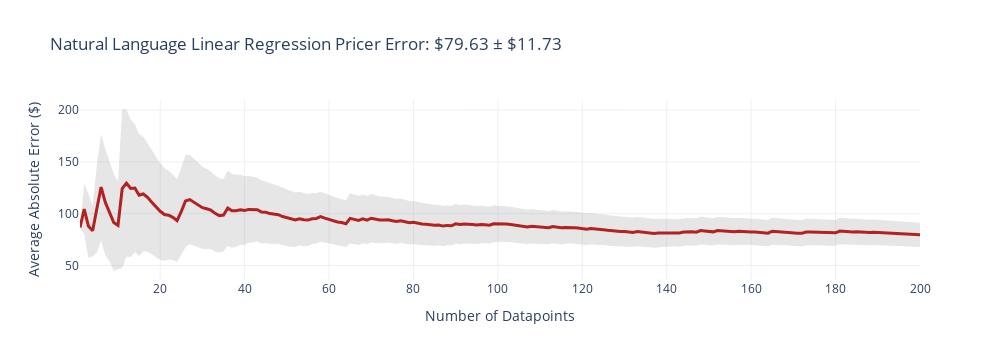
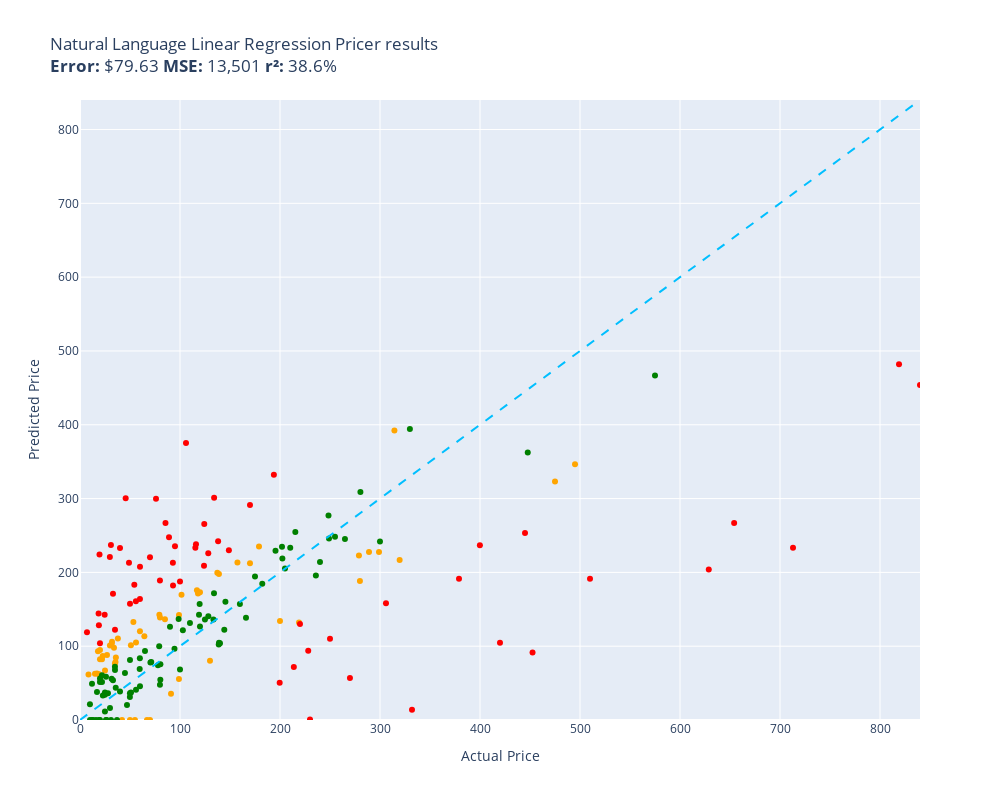

Source (notebook cell) for these figures, in order:
### Code cell
evaluate(natural_language_linear_regression_pricer, test)

### Figure 1 — Plotly figure (JSON) as saved in the notebook; plotly's stock layout.template omitted (floating-point values rounded to 4 significant figures; data arrays with more than 128 entries replaced by an {"elided": "..."} marker saying what was removed)
{"data": [{"fill": "toself", "fillcolor": "rgba(128,128,128,0.2)", "hoverinfo": "skip", "line": {"color": "rgba(255,255,255,0)"}, "name": "95% CI", "showlegend": false, "type": "scatter", "x": {"elided": "400 int values"}, "y": {"elided": "400 float values"}}, {"customdata": {"elided": "200x1 float values"}, "hovertemplate": "n=%{x}<br>Avg Error=$%{y:,.2f}<br>±95% CI=$%{customdata[0]:,.2f}<extra></extra>", "line": {"color": "firebrick", "width": 3}, "mode": "lines", "name": "Cumulative Avg Error", "type": "scatter", "x": {"elided": "200 int values"}, "y": {"elided": "200 float values"}}], "layout": {"height": 360, "showlegend": false, "title": {"text": "Natural Language Linear Regression Pricer Error: $79.63 ± $11.73"}, "width": 1000, "xaxis": {"title": {"text": "Number of Datapoints"}}, "yaxis": {"title": {"text": "Average Absolute Error ($)"}}}}

### Figure 2 — Plotly figure (JSON) as saved in the notebook; plotly's stock layout.template omitted (floating-point values rounded to 4 significant figures)
{"data": [{"customdata": [["Old Blood Noise Excess V2 Distortion Cho...\nGuess=$132.25 Actual=$219.00"], ["NewPower99 Battery Kit for Samsung Galax...\nGuess=$0.00 Actual=$54.95"], ["EXMAX NG-10X Fresnel Lens Focusing Adapt...\nGuess=$0.00 Actual=$69.98"], ["46mm Digital Pro High-Resolution Close-U...\nGuess=$82.37 Actual=$19.99"], ["GJY Portable TV,10.6 inch Mini TV for AT...\nGuess=$142.71 Actual=$79.36"], ["HK SYSTEMS 13\" Heavy Duty Black \"Push\" O...\nGuess=$136.35 Actual=$84.95"], ["Mini PC, Kinupute Desktop Computer E3-12...\nGuess=$346.55 Actual=$495.00"], ["10GBase-LR SFP+ Transceiver, Handar 10GB...\nGuess=$94.92 Actual=$19.99"], ["Deco Mount Pro Tripod Microphone Stand w...\nGuess=$120.16 Actual=$59.95"], ["Southwire 120V/15A Right Angle User Atta...\nGuess=$110.50 Actual=$37.87"], ["DALDED LED Light Kit for Lego Sonic Gree...\nGuess=$66.99 Actual=$24.99"], ["152MM Hole Saws M42 Bi-Metal High Speed ...\nGuess=$93.11 Actual=$17.99"], ["Baseball Backpacks Large 18 Inch Bookbag...\nGuess=$103.24 Actual=$31.77"], ["Adams Check Payment and Deposit Register...\nGuess=$78.51 Actual=$35.49"], ["3D Tree Hole Branches 075 Stair Risers D...\nGuess=$80.29 Actual=$129.99"], ["KOHLER 18865-CP Filtered Water Faucet, P...\nGuess=$323.15 Actual=$475.00"], ["Projector, CRAZVIEW Projector with WiFi ...\nGuess=$132.74 Actual=$53.40"], ["Festool 492370 Platin 2 S1000 Grit 6-Inc...\nGuess=$35.43 Actual=$91.00"], ["Miyaya@ Funny Animal Masks Collection fo...\nGuess=$63.03 Actual=$16.99"], ["Trail Gear Twin Stick Kit for Top Shift ...\nGuess=$188.22 Actual=$279.92"], ["Beck/Arnley 0421945 Air Filter\nGuess=$84.66 Actual=$35.87"], ["Ceramic Talavera Mexican Tile 4x4\", 9 Pi...\nGuess=$100.90 Actual=$29.95"], ["Marvel Legends Series X-Men 6-Inch Archa...\nGuess=$55.71 Actual=$98.95"], ["Intrepid International Dressage Letters-...\nGuess=$87.94 Actual=$26.99"], ["EMART Photography C Stand with Boom Arm,...\nGuess=$173.01 Actual=$119.99"], ["Replacement Remote Control for PANASONIC...\nGuess=$76.47 Actual=$34.95"], ["KS K-STORM Replacement Silicone Mushroom...\nGuess=$61.68 Actual=$8.50"], ["LSSAGOON Backpack for Women Teen Kids Gi...\nGuess=$97.97 Actual=$33.99"], ["Grey Pneumatic 1311SD Impact Socket Set\nGuess=$213.45 Actual=$157.43"], ["4pc Wheel Spacers Adapters 4\" (2inch Per...\nGuess=$175.78 Actual=$116.95"], ["LSI Broadcom SAS 9300-8i 8-port 12Gb/s S...\nGuess=$171.51 Actual=$118.00"], ["Mikrotik RB3011UIAS-RM RouterBOARD 10xGi...\nGuess=$227.71 Actual=$299.00"], ["AC Compressor & A/C Kit For BMW 335i 335...\nGuess=$392.18 Actual=$314.41"], ["Linkloos Solar Street Lights Outdoor Wat...\nGuess=$105.03 Actual=$55.99"], ["Universal Power Group 12V 100Ah Sealed L...\nGuess=$134.25 Actual=$199.99"], ["Auertech Portable Washing Machine, 14lbs...\nGuess=$142.27 Actual=$98.99"], ["18 Inch White Undermount Kitchen Sink - ...\nGuess=$235.01 Actual=$179.00"], ["New Replacement seat cover fits Yamaha M...\nGuess=$197.76 Actual=$138.95"], ["Evan Fischer Radiator Cooling Fan Assemb...\nGuess=$199.38 Actual=$137.34"], ["Raspberry Pi 3 Model B+ Aluminum Case Me...\nGuess=$62.72 Actual=$14.99"], ["LCD Screen for Dell Inspiron 17R 17.3\" H...\nGuess=$113.52 Actual=$64.37"], ["CTLAMP XL-2100 Professional Quality XL-2...\nGuess=$105.98 Actual=$32.00"], ["Baumgartens Sicurix Blank PVC ID Cards (...\nGuess=$61.81 Actual=$19.11"], ["VIPMOTOZ Sequential Turn Signal Premium ...\nGuess=$223.02 Actual=$278.94"], ["Venom Power Terra Hunter R/T+ R/T All-Te...\nGuess=$216.69 Actual=$319.65"], ["Audio Techinca ATW-T1002 System 10 Handh...\nGuess=$227.65 Actual=$289.00"], ["LD Compatible Ink Cartridge Replacement ...\nGuess=$0.00 Actual=$41.99"], ["BXYJY for Samsung Galaxy Z Fold 3 Case w...\nGuess=$0.00 Actual=$49.99"], ["sabermaster TCG Playmat yugioh playmat T...\nGuess=$82.32 Actual=$21.99"], ["Star Wars Die-Cast Metal TITANIUM Series...\nGuess=$86.77 Actual=$22.70"], ["DuraGo BR5330 Front Vented Disc Brake Ro...\nGuess=$169.69 Actual=$101.51"], ["KZ ZS10 Pro in Ear Monitor Headphone KZ ...\nGuess=$0.00 Actual=$66.99"], ["Pyle 2x120 Watt Home Audio Speaker Power...\nGuess=$101.16 Actual=$50.92"], ["MonMount Triple Monitor Stand Freestandi...\nGuess=$138.94 Actual=$79.99"], ["Xiaomi Redmi 10 2022 NFC 4G LTE (128GB +...\nGuess=$212.43 Actual=$169.99"]], "hovertemplate": "%{customdata[0]}<extra></extra>", "legendgroup": "orange", "marker": {"color": "orange", "size": 6, "symbol": "circle"}, "mode": "markers", "name": "orange", "orientation": "v", "showlegend": true, "type": "scatter", "x": [219.0, 54.95, 69.98, 19.99, 79.36, 84.95, 495.0, 19.99, 59.95, 37.87, 24.99, 17.99, 31.77, 35.49, 130.0, 475.0, 53.4, 91.0, 16.99, 279.9, 35.87, 29.95, 98.95, 26.99, 120.0, 34.95, 8.5, 33.99, 157.4, 117.0, 118.0, 299.0, 314.4, 55.99, 200.0, 98.99, 179.0, 138.9, 137.3, 14.99, 64.37, 32.0, 19.11, 278.9, 319.6, 289.0, 41.99, 49.99, 21.99, 22.7, 101.5, 66.99, 50.92, 79.99, 170.0], "xaxis": "x", "y": [132.3, 0.0, 0.0, 82.37, 142.7, 136.4, 346.6, 94.92, 120.2, 110.5, 66.99, 93.11, 103.2, 78.51, 80.29, 323.1, 132.7, 35.43, 63.03, 188.2, 84.66, 100.9, 55.71, 87.94, 173.0, 76.47, 61.68, 97.97, 213.5, 175.8, 171.5, 227.7, 392.2, 105.0, 134.2, 142.3, 235.0, 197.8, 199.4, 62.72, 113.5, 106.0, 61.81, 223.0, 216.7, 227.6, 0.0, 0.0, 82.32, 86.77, 169.7, 0.0, 101.2, 138.9, 212.4], "yaxis": "y"}, {"customdata": [["telpo Headlight Assembly Fit For 15 Camr...\nGuess=$238.19 Actual=$115.99"], ["Stand for Raven Pro Document Scanner - P...\nGuess=$220.94 Actual=$29.85"], ["RBC12-UPC Replacement Battery Cartridge ...\nGuess=$0.75 Actual=$229.99"], ["Bam France 2002XL Contoured Hightech Bla...\nGuess=$233.44 Actual=$713.00"], ["Metabo HPT 36V MultiVolt™ Cordless Rotar...\nGuess=$191.43 Actual=$379.00"], ["Innovative Percussion CB-6 Chamois Bass ...\nGuess=$183.37 Actual=$54.32"], ["LOVE MEI Galaxy S10 Lite Case, Military ...\nGuess=$170.92 Actual=$32.98"], ["CORSAIR Dominator Platinum RGB 32GB (2x1...\nGuess=$208.84 Actual=$124.00"], ["Bam Trekking 3027SB Single Black Clarine...\nGuess=$13.81 Actual=$332.00"], ["DEWALT 20V MAX* XR Impact Driver with Bl...\nGuess=$91.40 Actual=$452.53"], ["Scranton & Co 3 Drawer Mobile File Cabin...\nGuess=$233.23 Actual=$115.35"], ["Canon EOS Rebel T7 Digital SLR Camera wi...\nGuess=$481.92 Actual=$819.00"], ["Task T24287 Roman Ogee Router Bit with 1...\nGuess=$160.93 Actual=$55.88"], ["Travelpro Platinum Elite Slim Business L...\nGuess=$71.88 Actual=$213.83"], ["JRready ST6313 DT Deutsch Connector Kit,...\nGuess=$50.60 Actual=$199.68"], ["15\" Locking Shower Head Extension Arm in...\nGuess=$189.13 Actual=$79.95"], ["Mylites+ Standard Comic Book Mylar Sleev...\nGuess=$122.39 Actual=$34.99"], ["Dakota Alert MURS Alert Probe Sensor - M...\nGuess=$130.02 Actual=$219.99"], ["Diversitech WG840585 Motor, (Ddb) 1/3Hp,...\nGuess=$301.18 Actual=$134.12"], ["Retevis RT68 Soft Earhook Walkie Talkie ...\nGuess=$119.04 Actual=$6.99"], ["MC: Pindicator (Dual Intensity Amber)\nGuess=$232.96 Actual=$40.00"], ["Poison Spyder 10-08-020 Rocker Knocker\nGuess=$204.02 Actual=$628.76"], ["Lighted Triangle Mirror Cabinet Bathroom...\nGuess=$253.38 Actual=$445.00"], ["BESTILL Wall Mounted Shower Faucet Set, ...\nGuess=$299.82 Actual=$76.00"], ["Engine Thermostat, Replace 19301-PAA-306...\nGuess=$128.39 Actual=$18.89"], ["Dell Optiplex 390 Desktop Computer i3 3....\nGuess=$265.70 Actual=$124.27"], ["Neporal Full Spectrum Light Bulb, 6000K ...\nGuess=$144.25 Actual=$18.59"], ["LEGO Marvel Avengers War Machine Buster ...\nGuess=$163.98 Actual=$59.95"], ["Kingston Brass KS269SN Kingston Clawfoot...\nGuess=$158.32 Actual=$305.99"], ["KOHLER K-1185540-CP Assembly-Slider\nGuess=$300.38 Actual=$45.67"], ["Trim Kit for 2-handle Shower & Tub Valve...\nGuess=$235.49 Actual=$94.99"], ["iPhone 12/12 Pro Nicaragua Guardabarranc...\nGuess=$104.11 Actual=$19.97"], ["Pioneer 2AM401-BN Two Handle Kitchen Fau...\nGuess=$93.75 Actual=$228.22"], ["Aeromotive 13304 Regulator, X1 Adjustabl...\nGuess=$57.02 Actual=$269.95"], ["4LT LUMINETTE Vanity Opal GLS BSN\nGuess=$187.70 Actual=$99.99"], ["Canon Sure Shot 90u 35mm Date Camera\nGuess=$236.69 Actual=$399.89"], ["Wilkinson LOW GAUSS Vintage Tone Strat S...\nGuess=$237.22 Actual=$30.93"], ["Ibanez M510OVS Acoustic Mandolin in Vint...\nGuess=$291.41 Actual=$169.99"], ["Berta (6 Pieces) 1-1/4 inch Overlay, 90 ...\nGuess=$142.64 Actual=$24.66"], ["CradlePoint Compact Broadband Router (CB...\nGuess=$247.66 Actual=$89.00"], ["ECCPP Power Steering Pump for 2009-2010 ...\nGuess=$266.81 Actual=$85.48"], ["Skullcandy Hesh Evo Bluetooth Headphones...\nGuess=$220.41 Actual=$69.99"], ["ROHL WSGUM3018WH Wire Sink Grids, White\nGuess=$225.92 Actual=$128.28"], ["ASUS VY279HE-W 27” 1080P Monitor - White...\nGuess=$242.07 Actual=$138.10"], ["Music Hall pa15.3 MM/MC Phono Preamplifi...\nGuess=$110.08 Actual=$250.00"], ["Lorell Bell Chair Glide, 2.5\", Black\nGuess=$224.24 Actual=$19.50"], ["4 Inches Rolled Muffler Tip Catback Exha...\nGuess=$332.19 Actual=$193.88"], ["Competition Clutch Disc and Pressure Pla...\nGuess=$191.37 Actual=$510.00"], ["KUNFINE Android Radio CarPlay & Android ...\nGuess=$375.17 Actual=$106.00"], ["A-Premium Front Suspension Steering Knuc...\nGuess=$213.17 Actual=$48.99"], ["Dell XPS 13 9343-2727SLV 13.3\" Full HD S...\nGuess=$453.96 Actual=$839.99"], ["Pacific Drums PDCM1618TTRB 16 x 18 Inche...\nGuess=$104.52 Actual=$419.99"], ["Vinyl Soft Top Roll-up Adjustable Truck ...\nGuess=$230.09 Actual=$148.88"], ["Samsung DA97-07603B Freezer Ice Maker As...\nGuess=$182.15 Actual=$93.02"], ["Blanco 230966 Valea Stainless Steel Sink...\nGuess=$213.05 Actual=$92.88"], ["Empava 24\" Single Wall Ovens 10 Cooking ...\nGuess=$266.79 Actual=$654.14"], ["Viola Bow 4/4 Full Size Carbon Fiber (Bl...\nGuess=$157.43 Actual=$49.99"], ["Fender Hendrix Voodoo Child Coiled Instr...\nGuess=$207.74 Actual=$59.99"]], "hovertemplate": "%{customdata[0]}<extra></extra>", "legendgroup": "red", "marker": {"color": "red", "size": 6, "symbol": "circle"}, "mode": "markers", "name": "red", "orientation": "v", "showlegend": true, "type": "scatter", "x": [116.0, 29.85, 230.0, 713.0, 379.0, 54.32, 32.98, 124.0, 332.0, 452.5, 115.3, 819.0, 55.88, 213.8, 199.7, 79.95, 34.99, 220.0, 134.1, 6.99, 40.0, 628.8, 445.0, 76.0, 18.89, 124.3, 18.59, 59.95, 306.0, 45.67, 94.99, 19.97, 228.2, 269.9, 99.99, 399.9, 30.93, 170.0, 24.66, 89.0, 85.48, 69.99, 128.3, 138.1, 250.0, 19.5, 193.9, 510.0, 106.0, 48.99, 840.0, 420.0, 148.9, 93.02, 92.88, 654.1, 49.99, 59.99], "xaxis": "x", "y": [238.2, 220.9, 0.7483, 233.4, 191.4, 183.4, 170.9, 208.8, 13.81, 91.4, 233.2, 481.9, 160.9, 71.88, 50.6, 189.1, 122.4, 130.0, 301.2, 119.0, 233.0, 204.0, 253.4, 299.8, 128.4, 265.7, 144.2, 164.0, 158.3, 300.4, 235.5, 104.1, 93.75, 57.02, 187.7, 236.7, 237.2, 291.4, 142.6, 247.7, 266.8, 220.4, 225.9, 242.1, 110.1, 224.2, 332.2, 191.4, 375.2, 213.2, 454.0, 104.5, 230.1, 182.1, 213.1, 266.8, 157.4, 207.7], "yaxis": "y"}, {"customdata": [["SuppliesOutlet Compatible Toner Cartridg...\nGuess=$122.42 Actual=$144.29"], ["ACDelco GM Original Equipment FW339 Fron...\nGuess=$254.62 Actual=$215.33"], ["8544771 Dryer Heating Element, 279816 Th...\nGuess=$43.79 Actual=$35.74"], ["Pump Head TBVECHI 175PSI 4KW 5.5HP 21CFM...\nGuess=$394.18 Actual=$329.90"], ["Panasonic KX-TG6511B DECT 6.0 PLUS Expan...\nGuess=$99.81 Actual=$79.20"], ["LD Products Compatible Toner Cartridge R...\nGuess=$81.31 Actual=$49.98"], ["APS iBoard 6-inch Aluminum (Black Powder...\nGuess=$233.35 Actual=$210.23"], ["PEMP E65 E66 CDC Simulate Optical Fiber ...\nGuess=$142.62 Actual=$119.00"], ["Intermatic PX300 12V 300W Transformer wi...\nGuess=$171.60 Actual=$134.00"], ["SKB iSeries 3i-13096-6KP Case for BlackM...\nGuess=$194.37 Actual=$174.99"], ["June Garden 12\" Sweet Dolly Charlotte - ...\nGuess=$56.10 Actual=$19.99"], ["Aolemi Oil Rubbed Bronze Single Function...\nGuess=$136.81 Actual=$98.65"], ["Clementoni 39132.5 Jigsaw Puzzle 1,000 P...\nGuess=$47.86 Actual=$79.95"], ["GanFindX Portable Car Hand Controls for ...\nGuess=$157.08 Actual=$159.90"], ["KOMPUTERBAY 4GB 2X 2GB DDR2 1066MHz PC2-...\nGuess=$54.58 Actual=$80.34"], ["Evergreen HSHB2005 Cylinder Head Gasket ...\nGuess=$69.25 Actual=$59.69"], ["Tidal Front + Rear Fender Flares 4PC Poc...\nGuess=$248.28 Actual=$254.99"], ["Wenger City Upgrade Laptop Backpack with...\nGuess=$160.10 Actual=$145.42"], ["AUTOFREE LED Tail Lights Assembly Compat...\nGuess=$234.78 Actual=$201.99"], ["Fjallraven, Kanken Laptop 15\" Backpack f...\nGuess=$157.14 Actual=$119.65"], ["Evan-Fischer Front Bumper Cover Compatib...\nGuess=$218.96 Actual=$202.38"], ["Laisomeke Waterproof Junction Box, Unive...\nGuess=$0.00 Actual=$11.99"], ["Sumerain S1339CM Double Handle Widesprea...\nGuess=$195.89 Actual=$235.86"], ["Webcem Solar Shed Light Outdoor Indoor, ...\nGuess=$74.32 Actual=$77.96"], ["Western Digital Enterprise RE4-GP 2TB SA...\nGuess=$131.27 Actual=$109.95"], ["DIMARZIO 204284 DP 163FBK Blues Bucker G...\nGuess=$126.21 Actual=$89.99"], ["VLAND LED Smoked Taillights Compatible F...\nGuess=$213.96 Actual=$239.99"], ["PM Auto Front Right Quick Complete Strut...\nGuess=$136.04 Actual=$124.94"], ["Tablet PC Cover Compatible with Lenovo T...\nGuess=$55.97 Actual=$31.61"], ["Ultra Duster Canned Air Net 10 Oz 6-Pack\nGuess=$31.20 Actual=$49.90"], ["IQShield Screen Protector Compatible wit...\nGuess=$21.18 Actual=$9.95"], ["Liberty Imports 12 Pack: US Military Toy...\nGuess=$37.80 Actual=$16.98"], ["Pidoko Kids Train Table, Grey with 90 Pc...\nGuess=$126.72 Actual=$119.97"], ["Satco S9596, 4 Count (Pack of 1), 4.18\nGuess=$49.11 Actual=$12.00"], ["ANZO USA 111207 GMC SIERRA 99-06 / YUKON...\nGuess=$184.51 Actual=$182.28"], ["KUNN Small Electrician Tool Pouch Utilit...\nGuess=$51.59 Actual=$21.99"], ["Walker Exhaust Ultra EPA 16478 Direct Fi...\nGuess=$466.81 Actual=$574.99"], ["GE RPWF SmartWater Comparable Refrigerat...\nGuess=$0.00 Actual=$36.99"], ["Urth 62mm UV, Circular Polarizing (CPL),...\nGuess=$104.50 Actual=$139.00"], ["MGP Caliper Covers 39011SACURD Red Powde...\nGuess=$245.86 Actual=$249.00"], ["Royal Designs, Inc. Decorative Abundant ...\nGuess=$37.09 Actual=$24.95"], ["NewFantasia Replacement Audio Cable with...\nGuess=$0.00 Actual=$31.00"], ["MONOCARBON Forged Carbon Fiber Case for ...\nGuess=$45.58 Actual=$59.99"], ["DuraGo 29515020 Front Hub Assembly\nGuess=$140.73 Actual=$128.34"], ["MXR Carbon Copy Deluxe Analog Delay Guit...\nGuess=$229.47 Actual=$195.50"], ["Chalkboard Name Badges with Magnetic Bac...\nGuess=$51.58 Actual=$19.95"], ["GENUINE VOLVO THERMOSTAT (3.0, 3.2) S60 ...\nGuess=$121.55 Actual=$102.85"], ["USB Charger, CIVIE High Speed 60W Multip...\nGuess=$0.00 Actual=$15.99"], ["Pyle Wireless Rear View Backup Camera - ...\nGuess=$77.93 Actual=$70.45"], ["Cardone 84-58642 New HEI Electronic Dist...\nGuess=$138.58 Actual=$165.99"], ["Hp Pavilion P7-1257c Motherboard Aahd3-h...\nGuess=$83.54 Actual=$59.86"], ["Kastar Battery Pack Replacement for Sony...\nGuess=$0.00 Actual=$19.99"], ["Amana Tool - SC587 Carbide Tipped 3-Wing...\nGuess=$78.46 Actual=$71.23"], ["AZX Stylus Pencil for Apple iPad Pro 202...\nGuess=$16.27 Actual=$29.99"], ["UPR Mach 1 Chin Spoiler Fits 94-98 Musta...\nGuess=$93.52 Actual=$64.99"], ["SP Air Corporation SP-8102BU 1/4-Inch He...\nGuess=$205.36 Actual=$204.99"], ["Diversitech UC2436-3 Ultralite Condenser...\nGuess=$75.54 Actual=$80.39"], ["200 ' feet True 14 Gauge AWG CCA Speaker...\nGuess=$63.73 Actual=$44.95"], ["APS iBoard (304 Stainless Steel Polished...\nGuess=$245.17 Actual=$264.95"], ["200 Couples Conversation Cards - Enjoy B...\nGuess=$53.84 Actual=$32.97"], ["The Puppet Company - Carpet-Unicorn, Whi...\nGuess=$0.00 Actual=$19.00"], ["KYX Racing Hardened Steel Center Drive S...\nGuess=$20.18 Actual=$46.99"], ["StonKraft Brass Chess Board Game Set wit...\nGuess=$103.95 Actual=$140.00"], ["OEM Samsung Remote Control Shipped with ...\nGuess=$40.85 Actual=$56.00"], ["Custom Engagement Logo Desk Embosser Sea...\nGuess=$36.09 Actual=$49.95"], ["520 Pieces Christmas Envelope Seal Stick...\nGuess=$0.00 Actual=$25.99"], ["BestPricedDecals Wine A BIT, You'll Feel...\nGuess=$0.00 Actual=$12.98"], ["VATOS 4 Packs Bubble Machine Gun for Kid...\nGuess=$33.13 Actual=$22.88"], ["Steering Wheel, Carbon Fiber Automotive ...\nGuess=$362.28 Actual=$447.74"], ["VONADO Space Wars Colonial Viper MK1 Bui...\nGuess=$38.72 Actual=$39.99"], ["Replacement Remote Control fit for Sony ...\nGuess=$0.00 Actual=$9.99"], ["Disney Princess Sparkling Princess Sleep...\nGuess=$34.35 Actual=$24.95"], ["Glovion Music Stand Light, Clip On Piano...\nGuess=$36.13 Actual=$27.99"], ["Intex River Run Connect Lounge (Four)\nGuess=$96.41 Actual=$94.49"], ["Think Gizmos Build Your Own Robot Toys f...\nGuess=$11.64 Actual=$24.95"], ["HP Laserjet 2100 Laser Printer W/Test Pr...\nGuess=$241.88 Actual=$299.98"], ["PowerSport Front Rear Brakes and Rotors ...\nGuess=$276.94 Actual=$248.51"], ["VTech Strum and Jam Kidi Musical Guitar ...\nGuess=$60.65 Actual=$21.99"], ["Targus CityGear Durable Backpack, Black,...\nGuess=$136.21 Actual=$133.43"], ["W11130208 W10695459 Refrigerator LED Mod...\nGuess=$0.00 Actual=$26.59"], ["Jada Toys Ryan's World Combo Panda Airli...\nGuess=$72.03 Actual=$34.94"], ["STICKGOO Peel and Stick Backsplash for K...\nGuess=$67.79 Actual=$34.99"], ["Garmin 010-12402-10 GT15M-TM Transom-Mou...\nGuess=$102.38 Actual=$138.74"], ["Fitness Center Gym Room Weight Train Dua...\nGuess=$68.37 Actual=$99.99"], ["For Volvo C70 S70 V70 V40 S40 AC Compres...\nGuess=$308.78 Actual=$280.41"], ["Refresh NSF-53 Premium Replacement Refri...\nGuess=$37.16 Actual=$50.99"], ["NICKSTON Red Sparkling Glitter Slim Band...\nGuess=$58.70 Actual=$25.99"]], "hovertemplate": "%{customdata[0]}<extra></extra>", "legendgroup": "green", "marker": {"color": "green", "size": 6, "symbol": "circle"}, "mode": "markers", "name": "green", "orientation": "v", "showlegend": true, "type": "scatter", "x": [144.3, 215.3, 35.74, 329.9, 79.2, 49.98, 210.2, 119.0, 134.0, 175.0, 19.99, 98.65, 79.95, 159.9, 80.34, 59.69, 255.0, 145.4, 202.0, 119.7, 202.4, 11.99, 235.9, 77.96, 110.0, 89.99, 240.0, 124.9, 31.61, 49.9, 9.95, 16.98, 120.0, 12.0, 182.3, 21.99, 575.0, 36.99, 139.0, 249.0, 24.95, 31.0, 59.99, 128.3, 195.5, 19.95, 102.8, 15.99, 70.45, 166.0, 59.86, 19.99, 71.23, 29.99, 64.99, 205.0, 80.39, 44.95, 264.9, 32.97, 19.0, 46.99, 140.0, 56.0, 49.95, 25.99, 12.98, 22.88, 447.7, 39.99, 9.99, 24.95, 27.99, 94.49, 24.95, 300.0, 248.5, 21.99, 133.4, 26.59, 34.94, 34.99, 138.7, 99.99, 280.4, 50.99, 25.99], "xaxis": "x", "y": [122.4, 254.6, 43.79, 394.2, 99.81, 81.31, 233.4, 142.6, 171.6, 194.4, 56.1, 136.8, 47.86, 157.1, 54.58, 69.25, 248.3, 160.1, 234.8, 157.1, 219.0, 0.0, 195.9, 74.32, 131.3, 126.2, 214.0, 136.0, 55.97, 31.2, 21.18, 37.8, 126.7, 49.11, 184.5, 51.59, 466.8, 0.0, 104.5, 245.9, 37.09, 0.0, 45.58, 140.7, 229.5, 51.58, 121.6, 0.0, 77.93, 138.6, 83.54, 0.0, 78.46, 16.27, 93.52, 205.4, 75.54, 63.73, 245.2, 53.84, 0.0, 20.18, 103.9, 40.85, 36.09, 0.0, 0.0, 33.13, 362.3, 38.72, 0.0, 34.35, 36.13, 96.41, 11.64, 241.9, 276.9, 60.65, 136.2, 0.0, 72.03, 67.79, 102.4, 68.37, 308.8, 37.16, 58.7], "yaxis": "y"}, {"hoverinfo": "skip", "line": {"color": "deepskyblue", "dash": "dash", "width": 2}, "mode": "lines", "name": "y = x", "showlegend": false, "type": "scatter", "x": [0, 840.0], "y": [0, 840.0]}], "layout": {"height": 800, "legend": {"title": {"text": "color"}, "tracegroupgap": 0}, "showlegend": false, "title": {"text": "Natural Language Linear Regression Pricer results<br><b>Error:</b> $79.63 <b>MSE:</b> 13,501 <b>r²:</b> 38.6%"}, "width": 1000, "xaxis": {"anchor": "y", "domain": [0, 1], "range": [0, 840.0], "title": {"text": "Actual Price"}}, "yaxis": {"anchor": "x", "domain": [0, 1], "range": [0, 840.0], "title": {"text": "Predicted Price"}}}}
